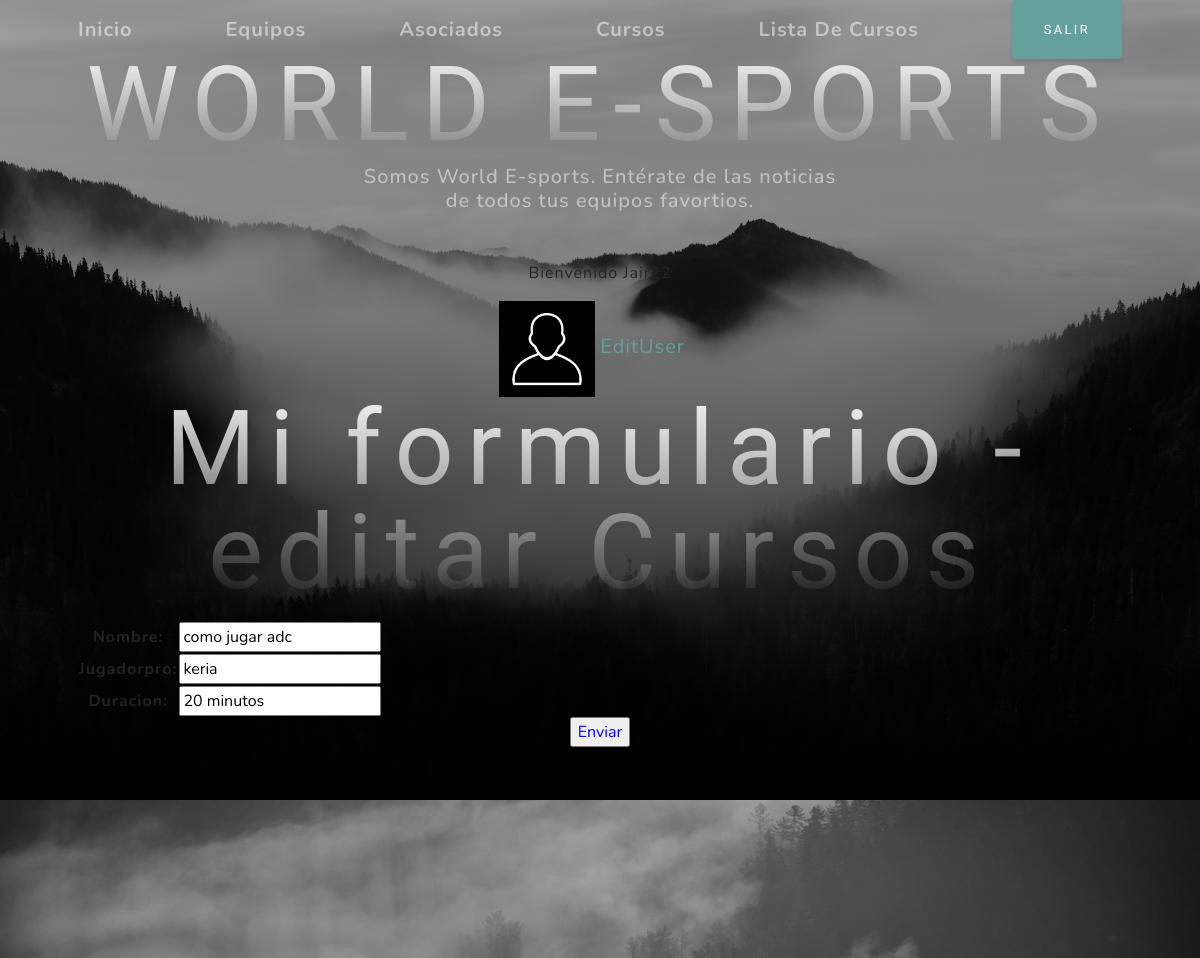
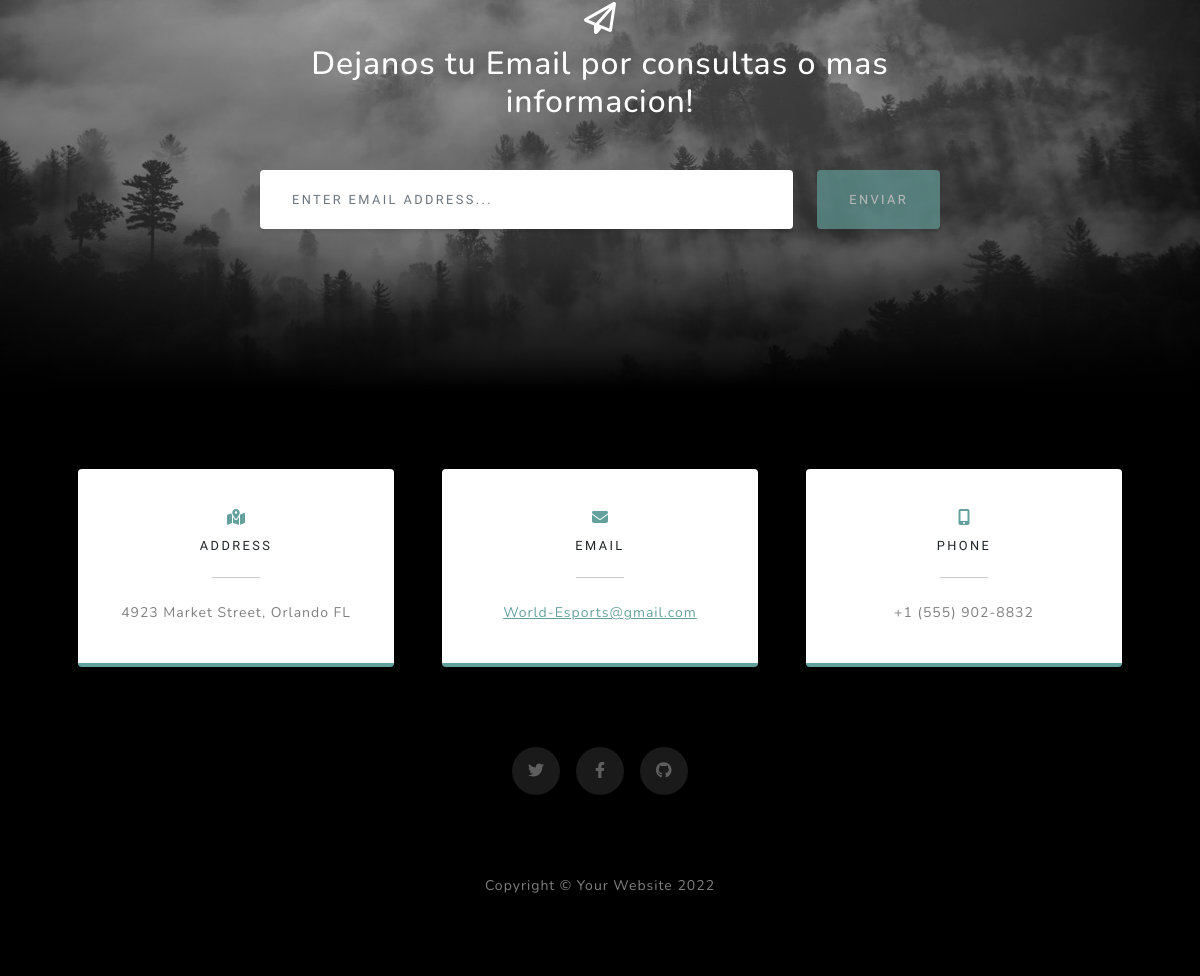
The page /AppWb/editarCursos/como jugar adc/ (signed in) on the database its author committed (2 pictures, top to bottom).
### AppWb/models.py (models this page shows, shortened)
class Avatar(models.Model):
    user=models.ForeignKey(User, on_delete=models.CASCADE)
    imagen=models.ImageField(upload_to='avatares', null=True, blank=True)

class Cursos(models.Model):
    nombre = models.CharField(max_length=70)
    jugadorpro = models.CharField(max_length=70)
    duracion = models.CharField(max_length=50)

### AppWb/views.py (the view)
# urls.py: path('editarCursos/<cursos_nombre>/',views.editarCurso, name='EditarCursos'),
@login_required
def editarCurso(request,cursos_nombre):
    cursos=Cursos.objects.get(nombre=cursos_nombre)
    if request.method == 'POST':
        miFormulario = CursosFormularios(request.POST)
        print(miFormulario)
        if miFormulario.is_valid():
            informacion=miFormulario.cleaned_data
            cursos.nombre = informacion['nombre']
            cursos.jugadorpro=informacion['jugadorpro']
            cursos.duracion=informacion['duracion']
            cursos.save()
            return render(request, 'AppWb/inicio.html')
    else:
        miFormulario= CursosFormularios(initial={'nombre':cursos.nombre, 'jugadorpro': cursos.jugadorpro, 'duracion': cursos.duracion})
    return render(request, 'AppWb/editarCurso.html', {'miFormulario':miFormulario, 'cursos_nombre':cursos_nombre})

### AppWb/forms.py
class CursosFormularios(forms.Form):
        nombre=forms.CharField(max_length=50)
        jugadorpro=forms.CharField(max_length=40)
        duracion=forms.CharField(max_length=40)

### AppWb/Templates/AppWb/editarCurso.html (shortened to what this page needs)
{% extends  'AppWb/padre.html' %}
{% block contenidoQ2cambia %}
<h1><p style="color:crimson">Mi formulario - editar Cursos </p></h1>
<form action="" method="POST"> {%csrf_token%}
    <table>
        {{miFormulario.as_table}}
    </table>
    <input type="submit", value="Enviar", style="color:blue">
</form>
{% endblock %}

### AppWb/Templates/AppWb/padre.html (shortened to what this page needs)
<!DOCTYPE html>
<html lang="en">
    <head>
        {% load static %}
        <link href="{% static 'AppWb/css/styles.css' %}" rel="stylesheet" />
    </head>
    <body id="page-top">
        <nav class="navbar navbar-expand-lg navbar-light fixed-top" id="mainNav">
            <div class="container px-4 px-lg-5">
                <a class="navbar-brand" href="{% url 'Inicio' %}">Inicio</a>
                <a class="navbar-brand" href="{% url 'Equipos' %}">Equipos</a>
                <a class="navbar-brand" href="{% url 'Asociados' %}">Asociados</a>
                <a class="navbar-brand" href="{% url 'Cursos' %}">Cursos</a>
                <a class="navbar-brand" href="{% url 'List' %}">Lista De Cursos</a>
                {% if   request.user.is_authenticated %}
                    <a class="btn btn-primary" href="{% url 'Logout'%}">Salir</a>
                {% endif %}
            </div>
        </nav>
        <header class="masthead">
            <div class="container px-4 px-lg-5 d-flex h-100 align-items-center justify-content-center">
                <div class="d-flex justify-content-center">
                    <div class="text-center">
                        <h1 class="mx-auto my-0 text-uppercase">World E-sports</h1>
                        <h2 class="text-white-50 mx-auto mt-2 mb-5">Somos World E-sports.
                            Entérate de las noticias de todos tus equipos favortios.</h2>
                            {%if user.is_authenticated %}
                            <p>Bienvenido {{user.username}}</p>
                            {%endif%}
                            {% with first_image=user.avatar_set.first %}
                                {% if first_image %}
                                    <img src="{{first_image.imagen.url}}" class=""  style="max-width: 10ch;">
                                {% endif %}
                            {% endwith %}
                            {% if  request.user.is_authenticated %}
                                <a class="navbar-brand" href="{% url 'EditarUsuario' %}">EditUser</a>
                            {% endif %}
                            {% block contenidoQ2cambia %}
                            {% endblock %}
                    </div>
                </div>
            </div>
        </header>
        <section class="signup-section" id="signup">
            <div class="container px-4 px-lg-5">
                <div class="row gx-4 gx-lg-5">
                    <div class="col-md-10 col-lg-8 mx-auto text-center">
                        <i class="far fa-paper-plane fa-2x mb-2 text-white"></i>
                        <h2 class="text-white mb-5">Dejanos tu Email por consultas o mas informacion!</h2>
                        <form class="form-signup" id="contactForm" data-sb-form-api-token="API_TOKEN">
                            <div class="row input-group-newsletter">
                                <div class="col"><input class="form-control" id="emailAddress" type="email" placeholder="Enter email address..." aria-label="Enter email address..." data-sb-validations="required,email" /></div>
                                <div class="col-auto"><button class="btn btn-primary disabled" id="submitButton" type="submit">Enviar</button></div>
                            </div>
                        </form>
                    </div>
                </div>
            </div>
        </section>
        <section class="contact-section bg-black">
            <div class="container px-4 px-lg-5">
                <div class="row gx-4 gx-lg-5">
                    <div class="col-md-4 mb-3 mb-md-0">
                        <div class="card py-4 h-100">
                            <div class="card-body text-center">
                                <i class="fas fa-map-marked-alt text-primary mb-2"></i>
                                <h4 class="text-uppercase m-0">Address</h4>
                                <hr class="my-4 mx-auto" />
                                <div class="small text-black-50">4923 Market Street, Orlando FL</div>
                            </div>
                        </div>
                    </div>
                    <div class="col-md-4 mb-3 mb-md-0">
                        <div class="card py-4 h-100">
                            <div class="card-body text-center">
                                <i class="fas fa-envelope text-primary mb-2"></i>
                                <h4 class="text-uppercase m-0">Email</h4>
                                <hr class="my-4 mx-auto" />
                                <div class="small text-black-50"><a href="{% url 'Inicio' %}">World-Esports@gmail.com</a></div>
                            </div>
                        </div>
                    </div>
                    <div class="col-md-4 mb-3 mb-md-0">
                        <div class="card py-4 h-100">
                            <div class="card-body text-center">
                                <i class="fas fa-mobile-alt text-primary mb-2"></i>
                                <h4 class="text-uppercase m-0">Phone</h4>
                                <hr class="my-4 mx-auto" />
                                <div class="small text-black-50">+1 (555) 902-8832</div>
                            </div>
                        </div>
                    </div>
                </div>
                <div class="social d-flex justify-content-center">
                    <a class="mx-2" href="#!"><i class="fab fa-twitter"></i></a>
                    <a class="mx-2" href="#!"><i class="fab fa-facebook-f"></i></a>
                    <a class="mx-2" href="#!"><i class="fab fa-github"></i></a>
                </div>
            </div>
        </section>
        <footer class="footer bg-black small text-center text-white-50"><div class="container px-4 px-lg-5">Copyright &copy; Your Website 2022</div></footer>
    </body>
</html>

### rows shown on the page
Avatar: imagen (picture)
Cursos: nombre "como jugar adc", jugadorpro "keria", duracion "20 minutos"

### other values the page prints
{{ user.username }} "Jair22"
